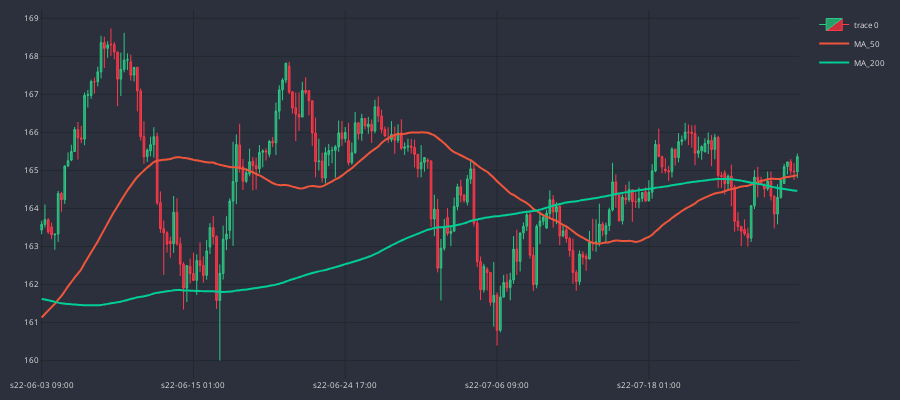

The notebook cell saved with this chart:
### Code cell
cp = CandlePlot(df_an.iloc[70:300])
cp.show_plot(line_traces=[MA_S, MA_L])

### Figure 1 — Plotly figure (JSON) as saved in the notebook; plotly's stock layout.template omitted (floating-point values rounded to 4 significant figures; data arrays with more than 128 entries replaced by an {"elided": "..."} marker saying what was removed)
{"data": [{"close": {"elided": "230 float values"}, "decreasing": {"fillcolor": "#CC2E3C", "line": {"color": "#FF3A4C"}}, "high": {"elided": "230 float values"}, "increasing": {"fillcolor": "#24A06B", "line": {"color": "#2EC886"}}, "line": {"width": 1}, "low": {"elided": "230 float values"}, "opacity": 1, "open": {"elided": "230 float values"}, "type": "candlestick", "x": {"elided": "230 str values"}}, {"line": {"shape": "spline", "width": 2}, "name": "MA_50", "type": "scatter", "x": {"elided": "230 str values"}, "y": {"elided": "230 float values"}}, {"line": {"shape": "spline", "width": 2}, "name": "MA_200", "type": "scatter", "x": {"elided": "230 str values"}, "y": {"elided": "230 float values"}}], "layout": {"font": {"color": "#e1e1e1", "size": 8}, "height": 400, "margin": {"b": 10, "l": 10, "r": 10, "t": 10}, "paper_bgcolor": "#2c303c", "plot_bgcolor": "#2c303c", "width": 900, "xaxis": {"gridcolor": "#1f292f", "nticks": 5, "rangeslider": {"visible": false}}, "yaxis": {"gridcolor": "#1f292f"}}}
